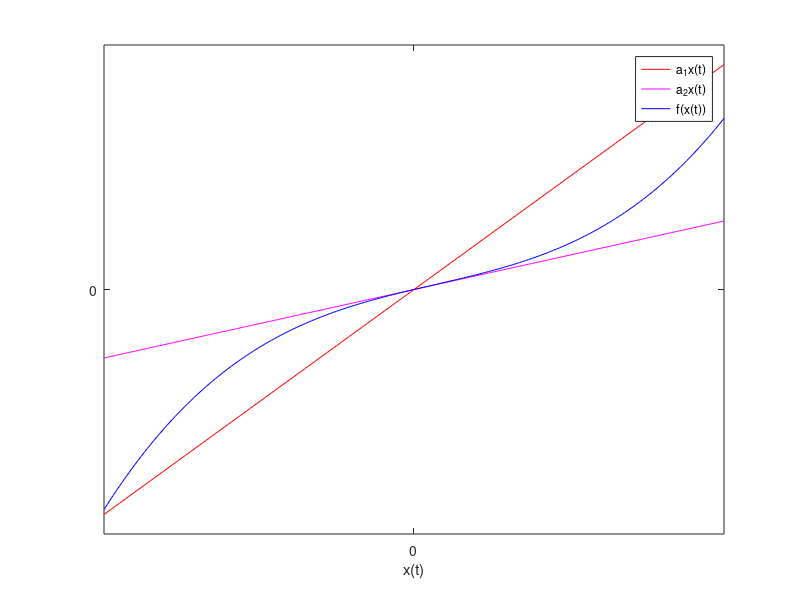

MATLAB code for this plot:
x = -10:0.1:10;
a1 = 92*x;
a2 = 28*x;
% f = tan(x);
f = 0.5*x.^3-x.^2+30*x;
plot(x, a1, 'r', x, a2, 'm', x, f,'b');
h = legend('a_1x(t)', 'a_2x(t)','f(x(t))');
xlabel('x(t)');
set(gca,'ytick',[0]);
set(gca,'xtick',[0]);